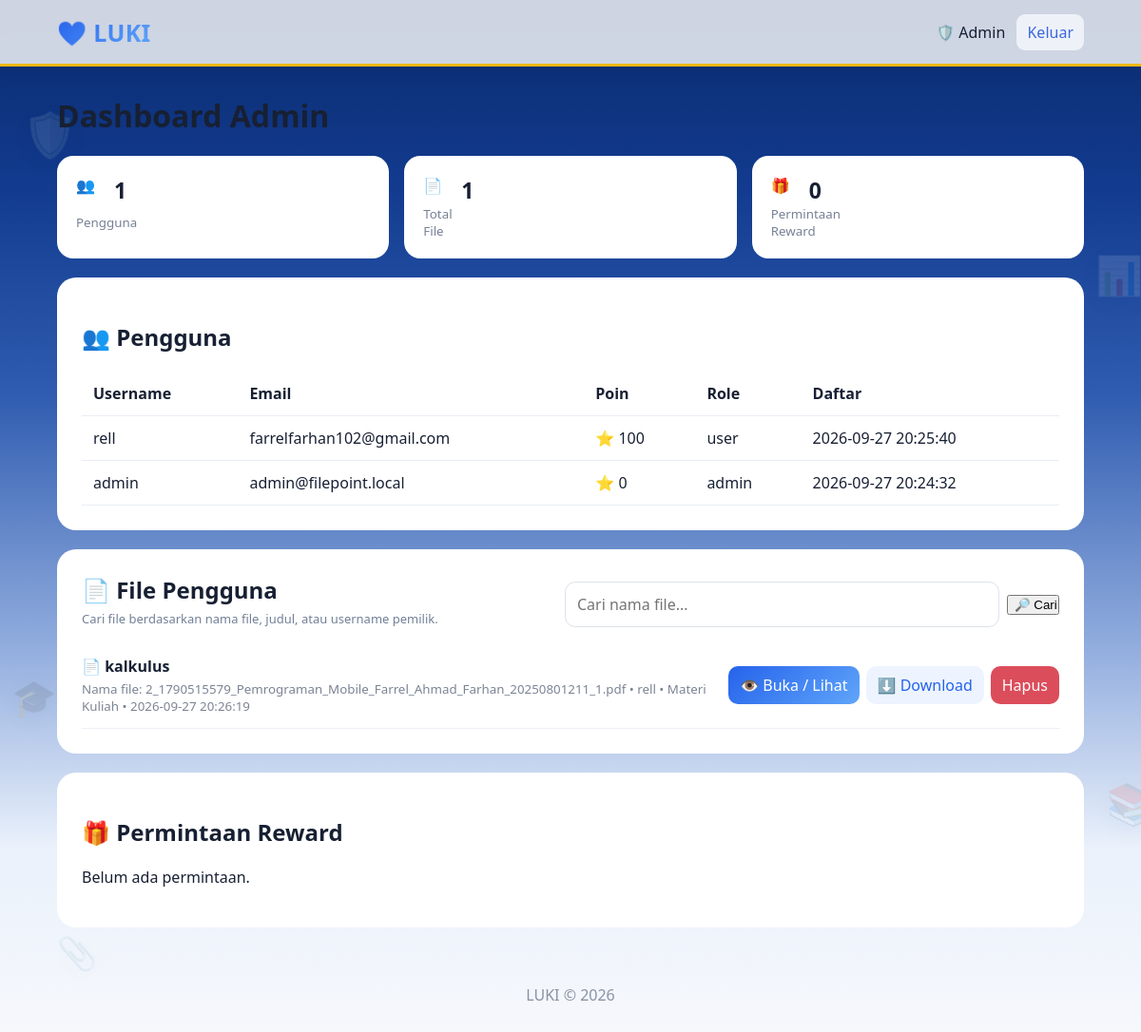
The page /admin (signed in) on the database its author committed.
### tables this page shows
CREATE TABLE users(
        id INTEGER PRIMARY KEY AUTOINCREMENT, username TEXT UNIQUE NOT NULL,
        email TEXT UNIQUE NOT NULL, password TEXT NOT NULL,
        points INTEGER DEFAULT 0, role TEXT DEFAULT 'user', created_at TEXT NOT NULL, premium_until TEXT);

CREATE TABLE files(
        id INTEGER PRIMARY KEY AUTOINCREMENT, user_id INTEGER NOT NULL,
        title TEXT NOT NULL, category TEXT NOT NULL, filename TEXT NOT NULL,
        description TEXT, points INTEGER DEFAULT 100, created_at TEXT NOT NULL, premium_only INTEGER DEFAULT 0, file_hash TEXT);

### app.py (the view)
@app.route("/admin")
def admin():
    if not admin_required(): return redirect(url_for("dashboard"))
    q=request.args.get("q","").strip()
    c=conn()
    users=c.execute("SELECT id,username,email,points,role,created_at FROM users ORDER BY id DESC").fetchall()
    if q:
        like=f"%{q}%"
        files=c.execute("""SELECT files.*,users.username FROM files
                           JOIN users ON users.id=files.user_id
                           WHERE files.title LIKE ? OR files.filename LIKE ? OR users.username LIKE ?
                           ORDER BY files.id DESC""",(like,like,like)).fetchall()
    else:
        files=c.execute("""SELECT files.*,users.username FROM files
                           JOIN users ON users.id=files.user_id
                           ORDER BY files.id DESC""").fetchall()
    reds=c.execute("""SELECT redemptions.*,users.username FROM redemptions
                      JOIN users ON users.id=redemptions.user_id ORDER BY redemptions.id DESC""").fetchall()
    stats=(c.execute("SELECT COUNT(*) n FROM users WHERE role='user'").fetchone()["n"],
           c.execute("SELECT COUNT(*) n FROM files").fetchone()["n"],
           c.execute("SELECT COUNT(*) n FROM redemptions").fetchone()["n"])
    c.close()
    return render_template("admin.html",users=users,files=files,reds=reds,stats=stats,search=q)

### app.py (called while the page is built)
def conn():
    c=sqlite3.connect(DB); c.row_factory=sqlite3.Row; return c

def user():
    if "uid" not in session:return None
    c=conn(); x=c.execute("SELECT * FROM users WHERE id=?",(session["uid"],)).fetchone(); c.close(); return x

def admin_required():
    u=user()
    return u and u["role"]=="admin"

### templates/admin.html (shortened to what this page needs)
<!doctype html>
<html lang="id">
<head>
<link rel="stylesheet" href="{{url_for('static',filename='style.css')}}">
</head>
<body>
<div class="deco-layer" aria-hidden="true">
<span style="top:10%;left:2%;font-size:46px;opacity:.14;animation-delay:.2s">🛡️</span>
<span style="top:24%;left:96%;font-size:40px;opacity:.13;animation-delay:.8s">📊</span>
<span style="top:65%;left:1%;font-size:38px;opacity:.13;animation-delay:1.1s">🎓</span>
<span style="top:75%;left:97%;font-size:42px;opacity:.13;animation-delay:.5s">📚</span>
<span style="top:90%;left:5%;font-size:34px;opacity:.12;animation-delay:1.4s">📎</span>
</div>
<header>
  <div class="brand">💙 LUKI</div>
  <div>🛡️ Admin <a class="logout" href="{{url_for('logout')}}">Keluar</a></div>
</header>
<main>
<h1>Dashboard Admin</h1>
<div class="stats">
  <div>👥<b>{{stats[0]}}</b><small>Pengguna</small></div>
  <div>📄<b>{{stats[1]}}</b><small>Total File</small></div>
  <div>🎁<b>{{stats[2]}}</b><small>Permintaan Reward</small></div>
</div>
<section class="panel">
  <h2>👥 Pengguna</h2>
  <div class="tablewrap">
    <table>
      <tr><th>Username</th><th>Email</th><th>Poin</th><th>Role</th><th>Daftar</th></tr>
      {% for u in users %}
      <tr><td>{{u.username}}</td><td>{{u.email}}</td><td>⭐ {{u.points}}</td><td>{{u.role}}</td><td>{{u.created_at}}</td></tr>
      {% endfor %}
    </table>
  </div>
</section>
<section class="panel">
  <div class="file-panel-head">
    <div>
      <h2>📄 File Pengguna</h2>
      <p class="sub">Cari file berdasarkan nama file, judul, atau username pemilik.</p>
    </div>
    <form method="get" action="{{url_for('admin')}}" class="file-search">
      <input type="search" name="q" value="{{search}}" placeholder="Cari nama file..." autocomplete="off">
      <button type="submit">🔎 Cari</button>
    </form>
  </div>
  {% for f in files %}
  <div class="row file-row">
    <span>
      📄 <b>{{f.title}}</b>
      <small>Nama file: {{f.filename}} • {{f.username}} • {{f.category}} • {{f.created_at}}</small>
    </span>
    <div class="file-actions">
      <a class="btn-view" href="{{url_for('admin_file_view',id=f.id)}}" target="_blank" rel="noopener">👁️ Buka / Lihat</a>
      <a class="btn-download" href="{{url_for('download',id=f.id)}}">⬇️ Download</a>
      <form method="post" action="{{url_for('admin_file',id=f.id)}}" onsubmit="return confirm('Hapus file ini?')">
        <button class="danger">Hapus</button>
      </form>
    </div>
  </div>
  {% else %}
  <p>{% if search %}File yang sesuai dengan pencarian tidak ditemukan.{% else %}Tidak ada file.{% endif %}</p>
  {% endfor %}
</section>
<section class="panel">
  <h2>🎁 Permintaan Reward</h2>
  {% for r in reds %}
  <div class="row">
    <span>🎁 <b>{{r.reward}}</b><small>{{r.username}} • {{r.cost}} poin • {{r.created_at}}</small></span>
    <form method="post" action="{{url_for('admin_reward',id=r.id)}}">
      <select name="status">
        <option {% if r.status=='Diproses' %}selected{% endif %}>Diproses</option>
        <option {% if r.status=='Disetujui' %}selected{% endif %}>Disetujui</option>
        <option {% if r.status=='Selesai' %}selected{% endif %}>Selesai</option>
        <option {% if r.status=='Ditolak' %}selected{% endif %}>Ditolak</option>
      </select>
      <button>Update</button>
    </form>
  </div>
  {% else %}<p>Belum ada permintaan.</p>{% endfor %}
</section>
</main>
<footer>LUKI © 2026</footer>
</body>
</html>

### static/style.css (style rules this page uses)
* { box-sizing:border-box }
body { margin:0;min-height:100vh;background:linear-gradient(180deg,#0a2a6b 0%,#123b8f 18%,#2f5cb0 38%,#8fabdd 62%,#eaf1fb 82%,#f6f8fc 100%);background-attachment:fixed;color:#172033;font-family:Segoe UI,Arial,sans-serif }
a { color:#3b67df;text-decoration:none }
.brand { font-size:25px;font-weight:900;background:linear-gradient(135deg,#2563eb,#60a5fa);-webkit-background-clip:text;background-clip:text;color:transparent;letter-spacing:.3px }
.authbox input,input,select,textarea { width:100%;padding:12px;border:1px solid #dce2ec;border-radius:11px;font:inherit;background:white }
.authbox button,.grid button,.reward button,.row button { border:0;background:#3f6ff0;color:white;border-radius:11px;padding:12px;font-weight:800;cursor:pointer }
header { height:70px;background:#ffffffcc;backdrop-filter:blur(8px);border-bottom:3px solid #f0b90b;display:flex;align-items:center;padding:0 5%;gap:30px;position:sticky;top:0;z-index:5;box-shadow:0 2px 14px #0a2a6b26 }
header .brand { margin-right:auto }
.logout { background:#eef2f8;padding:8px 11px;border-radius:9px;margin-left:8px }
main { max-width:1120px;margin:30px auto;padding:0 20px }
.stats { display:grid;grid-template-columns:repeat(3,1fr);gap:16px;margin:20px 0 }
.stats div { background:#fff;padding:20px;border-radius:17px;display:grid;grid-template-columns:40px 1fr }
.stats b { font-size:23px }
.stats small { color:#778196 }
.panel { background:#fff;padding:26px;border-radius:20px;margin:20px 0 }
.row { display:flex;align-items:center;gap:15px;padding:14px 0;border-bottom:1px solid #edf0f5 }
.row span { flex:1 }
.row small { display:block;color:#7b8495;margin-top:4px }
.danger { background:#dc4d5b!important }
.tablewrap { overflow:auto }
table { width:100%;border-collapse:collapse }
th,td { text-align:left;padding:12px;border-bottom:1px solid #e9edf3;white-space:nowrap }
footer { text-align:center;padding:30px;color:#8992a4 }
button,.btn { position:relative;overflow:hidden;transition:transform .15s ease,box-shadow .15s ease,filter .15s ease;-webkit-tap-highlight-color:transparent }
.deco-layer { position:fixed;inset:0;z-index:-1;overflow:hidden;pointer-events:none }
.deco-layer span { position:absolute;display:block;filter:drop-shadow(0 6px 14px rgba(10,42,107,.28));animation:decoFloat 6s ease-in-out infinite alternate }
.file-panel-head { display:flex;justify-content:space-between;align-items:flex-end;gap:20px;flex-wrap:wrap;margin-bottom:16px }
.file-panel-head h2 { margin:0 0 5px }
.file-panel-head .sub { margin:0;color:#728097;font-size:13px }
.file-search { display:flex;align-items:center;gap:8px;min-width:min(100%,520px) }
.file-search input { min-width:230px }
.file-search button { white-space:nowrap }
.file-row { align-items:center }
.file-actions { display:flex;align-items:center;gap:7px;flex-wrap:wrap;justify-content:flex-end }
.file-actions form { margin:0 }
.file-actions a,.file-actions button { display:inline-flex;align-items:center;justify-content:center;border:0;border-radius:10px;padding:9px 12px;font-weight:800;cursor:pointer;font:inherit }
.btn-view { background:linear-gradient(135deg,#2563eb,#60a5fa);color:#fff }
.btn-download { background:#edf4ff;color:#2563eb }
.file-actions .danger { color:#fff }

### rows shown on the page
users: username "rell", email "farrelfarhan102@gmail.com", points "100", role "user", created_at "2026-09-27 20:25:40"
users: username "admin", email "admin@filepoint.local", points "0", role "admin", created_at "2026-09-27 20:24:32"
files: title "kalkulus", filename "2_1790515579_Pemrograman_Mobile_Farrel_Ahmad_Farhan_20250801211_1.pdf", username "rell", category "Materi Kuliah", created_at "2026-09-27 20:26:19"

### other values the page prints
{{ stats[0] }} "1"
{{ stats[1] }} "1"
{{ stats[2] }} "0"
